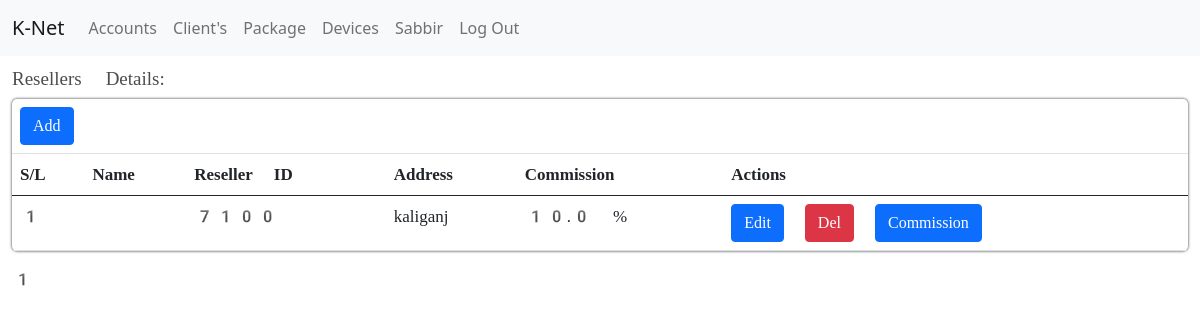
/account/reseller/ (signed in), run on the app's committed database.
### apps/core/models.py (models this page shows, shortened)
class Isp_info(models.Model):
    name = models.CharField(max_length=200)
    address = models.CharField(max_length=200)
    phone = models.CharField(max_length=200)
    email = models.EmailField(max_length=200)
    website = models.URLField(max_length=200)

### apps/users/models.py (models this page shows, shortened)
class User(AbstractBaseUser):
    user_id = models.IntegerField(unique=True,)
    client = models.BooleanField(default=True)
    reseller = models.BooleanField(default=False)
    owner = models.BooleanField(default=False)
    worker = models.BooleanField(default=False)
    staff = models.BooleanField(default=False)
    admin = models.BooleanField(default=False)
    USERNAME_FIELD = 'user_id'
    REQUIRED_FIELDS = []
    object = UserManager()

### apps/clients/models.py (models this page shows, shortened)
class Clients(models.Model):
    genders = (
        ('Male', 'Male'),
        ('Female', 'Female'),
        ('Others', 'Others'),
    )
    choice_status = (('Active', 'Active'), ('Inactive', 'Inactive'))
    user = models.OneToOneField(User, on_delete=models.CASCADE)
    first_name = models.CharField(max_length=245)
    last_name = models.CharField(max_length=245)
    gender = models.CharField(max_length=245, choices=genders)
    email = models.EmailField(max_length=245)
    phone = models.CharField(max_length=11)
    nid = models.CharField(max_length=11)
    client_id = models.IntegerField(unique=True)
    ip_username = models.CharField(max_length=20,
                                   unique=True,
                                   null=True,
                                   blank=True,
                                   verbose_name='IP/Username')
    address = models.CharField(max_length=100)
    olt_details = models.ForeignKey(Olt,
                                    on_delete=models.CASCADE,
                                    null=True,
                                    blank=True)
    onu_details = models.ForeignKey(Onu,
                                    on_delete=models.CASCADE,
                                    null=True,
                                    blank=True)
    switch_details = models.ForeignKey(Switch,
                                       on_delete=models.CASCADE,
                                       null=True,
                                       blank=True)
    router_details = models.ForeignKey(Router,
                                       on_delete=models.CASCADE,
                                       null=True,
                                       blank=True)
    package_details = models.ForeignKey(Package,
                                        on_delete=models.CASCADE,
                                        null=True,
                                        blank=True)
    pop_details = models.ForeignKey(Pop,
                                    on_delete=models.CASCADE,
                                    null=True,
                                    blank=True)
    status = models.CharField(max_length=100,
                              default='Active',
                              choices=choice_status)
    paid = models.BooleanField(default=False)
    reseller = models.ForeignKey(
        Resellers, on_delete=models.CASCADE, null=True, blank=True)
    date = models.DateTimeField(auto_now_add=True)

### apps/resellers/models.py (models this page shows, shortened)
class Resellers(models.Model):
    choice_status = (('Active', 'Active'), ('Inactive', 'Inactive'))
    user = models.OneToOneField(User, on_delete=models.CASCADE)
    rid = models.OneToOneField(ResellerId, on_delete=models.CASCADE)
    address = models.CharField(max_length=245)
    commission = models.FloatField(default=0)
    status = models.CharField(max_length=245, choices=choice_status)

class ResellerId(models.Model):
    reseller_id = models.IntegerField(default=7100)
    def __str__(self):
        return str(self.reseller_id)

### apps/clients/decorators.py (the view, shortened to what this page needs)
    def wrapper_func(request, *args, **kwargs):
        if request.user.admin == True:
            return view_func(request, *args, **kwargs)

### apps/account/views.py (called while the page is built)
@login_required(login_url='client-login')
@admin_roles
def resellerShowing(request):
    isp_info = Isp_info.objects.filter(id=1).first()
    resellers = Resellers.objects.all().order_by('-id')
    p = Paginator(resellers, 50)
    n = request.GET.get('p')
    resellers = p.get_page(n)
    context = {'isp_info': isp_info, 'resellers': resellers}
    return render(request, 'core/reseller/resellers.html', context)

### apps/account/templates/core/reseller/resellers.html (shortened to what this page needs)
{% extends 'core/account/account_dashboard.html' %}
{% block content %}
<section>
    <div class="container-fluid">
        <div class="base-title">
            <h3>Resellers Details:</h3>
        </div>
        <div class="fiber-details-wrappers">
            <table class="table table-hover">
                <thead>
                    <tr>
                        <td scope="col" colspan='6'>
                            <a class="btn btn-primary" href="{% url 'reseller-add' %}">
                                Add
                            </a>
                        </td>
                    </tr>
                    <tr>
                        <th scope="col">S/L</th>
                        <th scope="col">Name</th>
                        <th scope="col">Reseller ID</th>
                        <th scope="col">Address</th>
                        <th scope="col">Commission</th>
                        <th scope="col">Actions</th>
                    </tr>
                </thead>
                <tbody>
                    {% for i in resellers %}
                    <tr>
                        <th scope="row">{{forloop.counter}}</th>
                        <td>{{i.user.first_name}} {{i.user.last_name}}</td>
                        <td>{{i.rid}}</td>
                        <td>{{i.address}}</td>
                        <td>{{i.commission}} % </td>
                        <td>
                            <a class="btn btn-primary ml-1" href="{% url 'reseller-edit' i.id %}">Edit</a>
                            {% if request.user.admin %}
                            <a class="btn btn-danger ml-1" href="{% url 'reseller-del' i.id %}">Del</a>
                            {% endif %}
                            <a class="btn btn-primary ml-1" href="{% url 'reseller_commission_add' i.id %}">Commission</a>
                        </td>
                    </tr>
                    {% endfor %}
                </tbody>
            </table>
            {{resellers.number}}
        </div>
    </div>
</section>
{% endblock %}

### apps/core/templates/core/base.html (shortened to what this page needs)
{% load static %}
<!DOCTYPE html>
<html lang="en">
<head>
  <link href="https://cdn.jsdelivr.net/npm/bootstrap@5.0.2/dist/css/bootstrap.min.css" rel="stylesheet">
  <link rel="stylesheet" href="{% static 'core/main.css' %}">
</head>
<body>
  <nav class="navbar navbar-expand-lg navbar-light bg-light">
    <div class="container-fluid">
      <a class="navbar-brand" href="{% url 'inside' %}">{{isp_info.name}}</a>
      <div class="collapse navbar-collapse" id="navbarNav">
        <ul class="navbar-nav">
          {% if request.user.owner %}
          <li class="nav-item">
            <a class="nav-link" href="{% url 'account-dashboard' %}">Accounts</a>
          </li>
          {% endif %}
          {% block navbar %}
          <li class="nav-item">
            <a class="nav-link" href="{% url 'client-show' %}">Client's</a>
          </li>
          <li class="nav-item">
            <a class="nav-link" href="{% url 'package-show' %}">Package</a>
          </li>
          <li class="nav-item">
            <a class="nav-link" href="{% url 'devicesInfo' %}">Devices</a>
          </li>
          {% endblock navbar %}
          <li class="nav-item">
            <a class="nav-link" href="{% url 'user_dashboard' %}">{{request.user.clients.first_name}}</a>
          </li>
          <li class="nav-item">
            <a class="nav-link" href="{% url 'client_logout' %}">Log Out</a>
          </li>
        </ul>
      </div>
    </div>
  </nav>
  {% block content %}{% endblock content %}
</body>
</html>

### static/core/main.css (style rules this page uses)
.base-title h3 { font-size: 19px; margin-top: 1%; font-weight: 500; font-family: emoji; color: #000000b3; }
.fiber-details-wrappers { font-family: emoji; font-size: 17px; }
table { box-shadow: 0px 0px 3px 0px; border-radius: 5px; padding: 1%; }

### data on the page
Isp_info: name "K-Net"
User: user.clients.first_name "Sabbir"
Resellers: rid "7100", address "kaliganj", commission "10.0"

### other printed values
{{ resellers.number }} "1"
